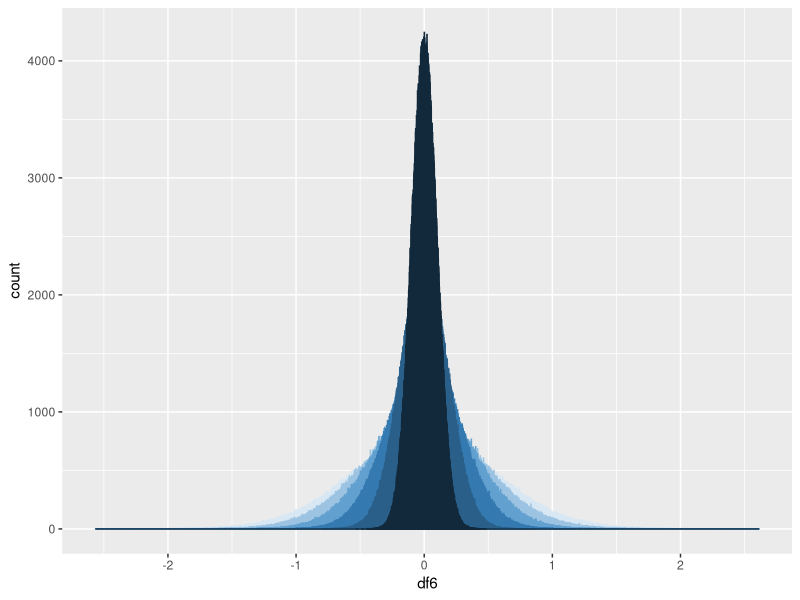

This figure's R source:
library(tidyverse)

df1 <- rnorm(n = 1e6, mean = 0, sd = .1)
df2 <- rnorm(n = 1e6, mean = 0, sd = .2*.9)
df3 <- rnorm(n = 1e6, mean = 0, sd = .3*.9)
df4 <- rnorm(n = 1e6, mean = 0, sd = .4*.9)
df5 <- rnorm(n = 1e6, mean = 0, sd = .5*.9)
df6 <- rnorm(n = 1e6, mean = 0, sd = .6*.9)

df <- tibble(df1,
       df2,
       df3,
       df4,
       df5,
       df6)
df %>% 
  ggplot() +
  geom_histogram(aes(df6), bins= 5000, color = "#D7E7F3") +
  geom_histogram(aes(df5), bins= 5000, color = "#9CC3E2") + 
  geom_histogram(aes(df4), bins= 5000, color = "#62A0D0") + 
  geom_histogram(aes(df3), bins= 5000, color = "#347AB0") + 
  geom_histogram(aes(df2), bins= 5000, color = "#295F89") + 
  geom_histogram(aes(df1), bins= 5000, color = "#11293b") 

